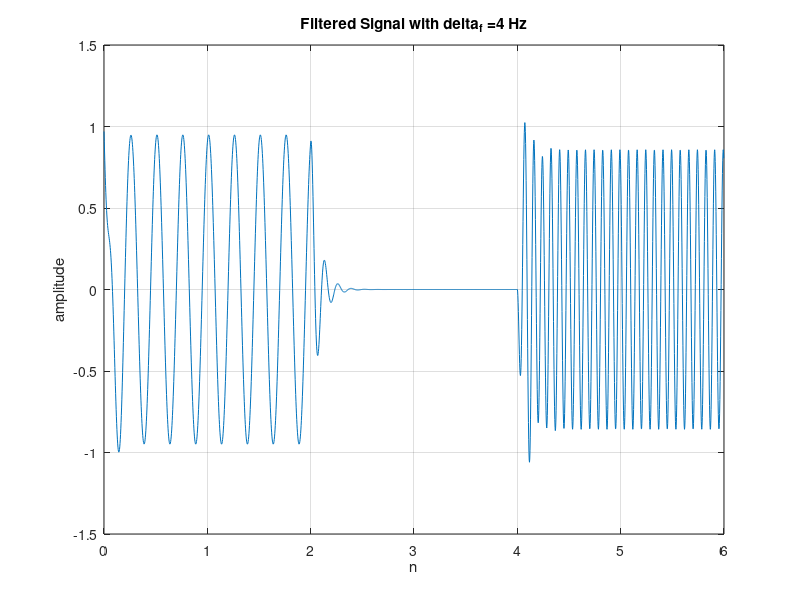
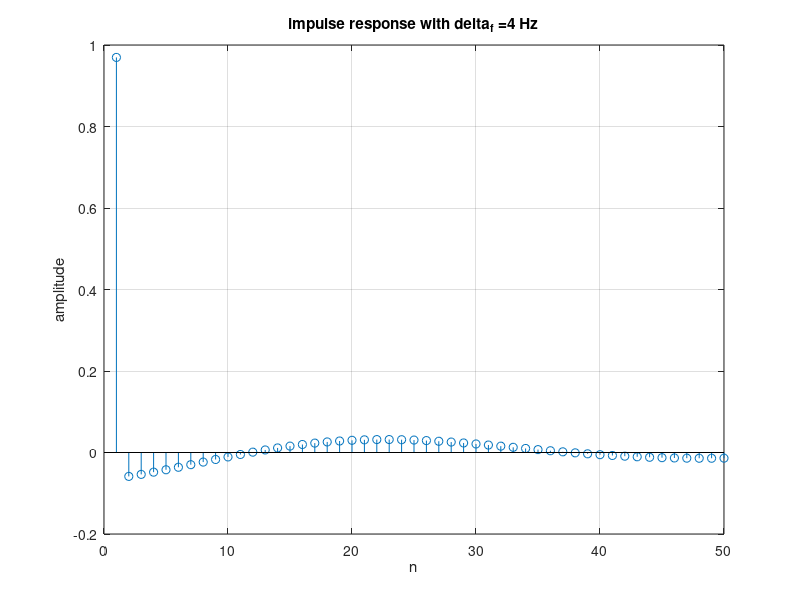
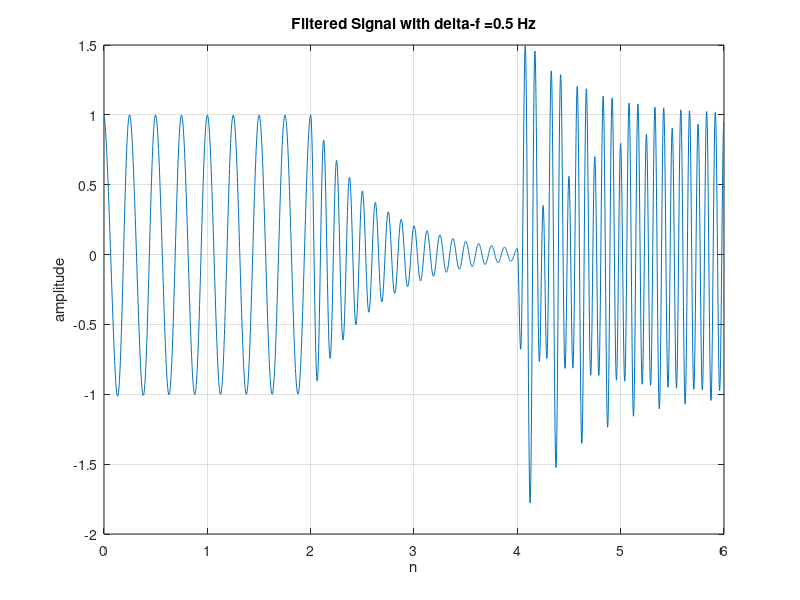
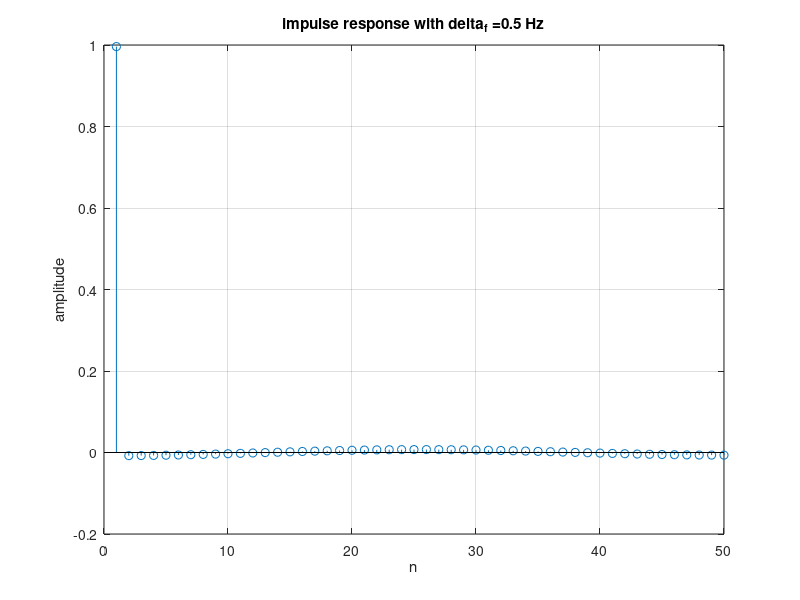

MATLAB code to generate these figures, in order: (Note: this script raises an error after producing the figures.)
%% *Homework3_2*
%% Programmers
% Mohammad MAhdi Elyasi - 9823007
%
% Moein Nasiri - 9823093
%% Clear Workspace
close all;
clear;
clc;
%% Homework1
% Here we declare some essential variables
fs = 400;
t = 0:1 / fs:6 - (1 / fs);
f1 = 4;
f2 = 8;
f3 = 12;
t1 = 0:1 / fs:2 - (1 / fs);
t2 = 2:1 / fs:4 - (1 / fs);
t3 = 4:1 / fs:6 - (1 / fs);
x = [cos(2 * pi * f1 * t1) cos(2 * pi * f2 * t2) cos(2 * pi * f3 * t3)];
b = [0.969531 -1.923772 0.969531];
a = [1 -1.923772 0.939063];
filtered_signal = filter(b, a, x);
%%%
% Now we plot filtered signals
figure('Name', 'filtered signal delta_f=4 Hz');
plot(t, filtered_signal);
grid on;
title('Filtered Signal with delta_f =4 Hz');
xlabel('n');
ylabel('amplitude');
x_0 = [1 zeros(1, 49)];
filtered_signal = filter(b, a, x_0);
figure('Name', 'impulse response delta_f=4 Hz');
stem(filtered_signal);
grid on;
title('impulse response with delta_f =4 Hz');
xlabel('n');
ylabel('amplitude');
b1 = [0.996088 -1.976468 0.996088];
a1 = [1 -1.976468 0.992177];
filtered_signal1 = filter(b1, a1, x);
figure('Name', 'filtered signal delta-f=0.5 Hz');
plot(t, filtered_signal1);
grid on;
title('Filtered Signal with delta-f =0.5 Hz');
xlabel('n');
ylabel('amplitude');

x_0 = [1 zeros(1, 49)];
filtered_signal = filter(b1, a1, x_0);
figure('Name', 'impulse response delta_f=0.5 Hz');
stem(filtered_signal);
grid on;
title('impulse response with delta_f =0.5 Hz');
xlabel('n');
ylabel('amplitude');

%% Homework2

% Here we add some essential variables
fs = 400;
t = 0:1 / fs:6 - (1 / fs);
f1 = 4;
f2 = 8;
f3 = 12;
N = 2400;
n = 0:N - 1;
f0 = 8;
t1 = 0:1 / fs:2 - (1 / fs);
t2 = 2:1 / fs:4 - (1 / fs);
t3 = 4:1 / fs:6 - (1 / fs);
w0 = 2 * pi * f0 / fs;

delta_f = 4;
delta_w = 2 * pi * delta_f / fs;
beta = tan(delta_w / 2);
x_delta = zeros(1, N + 1);
x_delta(1) = 1;

x = [cos(2 * pi * f1 * t1) cos(2 * pi * f2 * t2) cos(2 * pi * f3 * t3)];
b1 = [1 -2 * cos(w0) 1] / (beta + 1);
a1 = [-2 * cos(w0) / (1 + beta) (1 - beta) / (1 + beta)];
w2 = 0;
w1 = 0;
x2 = 0;
x1 = 0;
y = zeros(1, N);
%%%
% Here we do the diffrential equation
for i = 1:N
    y(i) = -a1(1) * w1 -a1(2) * w2 + b1(1) * x(i) + b1(2) * x1 + b1(3) * x2;
    w2 = w1;
    w1 = y(i);
    x2 = x1;
    x1 = x(i);
end

%%%
% Now we plot the impulse responses
figure('Name', 'Impulse Responses of the Two Notch Filters');
plot(n, y, "LineWidth", 1.5);
title("Impuulse response of Filter H1 in Time Domain (\Deltaf = 4Hz)");
xlabel("n");
ylabel("Amplitude");
xlim([0 2400]);
grid on;

%% Homework3
% Now we declare some essential variables
N = 1e4;
n = 0:N;
x_step = ones(1, N + 1);
w2 = 0;
w1 = 0;
x2 = 0;
x1 = 0;
y_step = zeros(1, N + 1);

%%%
% Here we add differential equation
for i = 1:N + 1
    y_step(i) = -a1(1) * w1 -a1(2) * w2 + b1(1) * x_step(i) + b1(2) * x1 + b1(3) * x2;
    w2 = w1;
    w1 = y_step(i);
    x2 = x1;
    x1 = x_step(i);
end

%%%
% Now we plot settling time value and step response of filters
settling_time_value = find(abs(y_step - y_step(end)) >= 0.01, 1, 'last') + 1;
figure('Name', 'Step Responses of the Two Notch Filters');
stem(n, y_step, "LineWidth", 1.5);
title("Step Response of Filter H1 in Time Domain (\Deltaf = 4Hz)");
xlabel("n");
ylabel("Amplitude");
xlim([0 200]);
ylim([1 - 0.1, 1 + 0.1]);
grid on;
hold on;
stem(settling_time_value - 1, ...
    y_step(settling_time_value), ...
    "LineWidth", 1.5, "Marker", "o");
text(settling_time_value - 1, ...
    y_step(settling_time_value), ...
    "Settling Time = sample " + (settling_time_value -1), 'position', ...
    [settling_time_value - 1, y_step(settling_time_value) + 0.04]);

fs = 400;
t = 0:1 / fs:6 - (1 / fs);
f1 = 4;
f2 = 8;
f3 = 12;
N = 2400;
n = 0:N;
f0 = 8;
t1 = 0:1 / fs:2 - (1 / fs);
t2 = 2:1 / fs:4 - (1 / fs);
t3 = 4:1 / fs:6 - (1 / fs);
w0 = 2 * pi * f0 / fs;

delta_f = 0.5;
delta_w = 2 * pi * delta_f / fs;
beta = tan(delta_w / 2);
x_delta = zeros(1, N + 1);
x_delta(1) = 1;
x = [cos(2 * pi * f1 * t1) cos(2 * pi * f2 * t2) cos(2 * pi * f3 * t3)];

b1 = [1 -2 * cos(w0) 1] / (beta + 1);
a1 = [-2 * cos(w0) / (1 + beta) (1 - beta) / (1 + beta)];
w2 = 0;
w1 = 0;
x2 = 0;
x1 = 0;
y_step = zeros(1, N + 1);

for i = 1:N + 1
    y_step(i) = -a1(1) * w1 -a1(2) * w2 + b1(1) * x_step(i) + b1(2) * x1 + b1(3) * x2;
    w2 = w1;
    w1 = y_step(i);
    x2 = x1;
    x1 = x_step(i);
end

settling_time_value = find(abs(y_step - y_step(end)) >= 0.01, 1, 'last') + 1;
figure('Name', 'Step Responses of the Two Notch Filters');
stem(n, y_step, "LineWidth", 1.5);
title("Step Response of Filter H1 in Time Domain (\Deltaf = 4Hz)");
xlabel("n");
ylabel("Amplitude");
xlim([0 600]);
ylim([1 - 0.1, 1 + 0.1]);
grid on;
hold on;
stem(settling_time_value - 1, ...
    y_step(settling_time_value), ...
    "LineWidth", 1.5, "Marker", "o");
text(settling_time_value - 1, ...
    y_step(settling_time_value), ...
    "Settling Time = sample " + (settling_time_value -1), 'position', ...
    [settling_time_value - 1, y_step(settling_time_value) + 0.04]);

%% part3
fs = 400;
t = 0:1 / fs:6 - (1 / fs);
f1 = 4;
f2 = 8;
f3 = 12;
N = 2400;
n = 0:N - 1;
f0 = 8;
t1 = 0:1 / fs:2 - (1 / fs);
t2 = 2:1 / fs:4 - (1 / fs);
t3 = 4:1 / fs:6 - (1 / fs);
w0 = 2 * pi * f0 / fs;

delta_f = 4;
delta_w = 2 * pi * delta_f / fs;
beta = tan(delta_w / 2);
x_delta = zeros(1, N + 1);
x_delta(1) = 1;

x = [cos(2 * pi * f1 * t1) cos(2 * pi * f2 * t2) cos(2 * pi * f3 * t3)];

b = [0.969531 -1.923772 0.969531];
a = [1 -1.923772 0.939063];
filtered_signal = filter(b, a, x);
figure('Name', 'compare x(t) and after filter H1');
subplot(211)
plot(t, filtered_signal);
grid on;
title('Filtered Signal with delta_f =4 Hz');
xlabel('n');
ylabel('amplitude');
subplot(212)
plot(t, x)
grid on;
title('input');
xlabel('n');
ylabel('amplitude');

%% Part4

Nf = 4096;
b1 = [0.969531 -1.923772 0.969531];
a1 = [1 -1.923772 0.939063];
[h1, w1] = freqz(b1, a1, Nf);

w1 = w1 ./ pi .* fs ./ 2;
%%%
% H1
i4 = find(abs(w1 - 4) < 0.02);
h1g4 = abs(h1(i4(1))) % 4Hz gain of H1
b_4 = max(filtered_signal(1:800))
i8 = find(abs(w1 - 8) < 0.02);
h1g8 = abs(h1(i8(1))) % 8Hz gain of H1
b_8 = max(filtered_signal(1000:1200))
i12 = find(abs(w1 - 12) < 0.02);
h1g12 = abs(h1(i12(1))) % 12Hz gain of H1
b_12 = max(filtered_signal(1600:2000))
%%%
% Plotting Settling Times
[peaksH1_value, peaksH1_index] = findpeaks(filtered_signal);
%%%
% H1 Settling Times
figure('name', 'Settling Times for H1');
plot(filtered_signal);
i = 1;
sections = [0, 2, 4] .* fs; % Start of signal sections
freqs = [4, 8, 12];
current_section = 1;

for delta_g = peaksH1_value(2:end) - peaksH1_value(1: end - 1) % Calculating changes

if (peaksH1_index(i) < sections(current_section)) % Skip other samples if settled one is already found
    i = i + 1;

    if (i > length(peaksH1_index))
        break
    end

    continue;
end

if (abs(delta_g) < 0.01) % Assumming that when the peaks value dont fluctuate as much, the output is settled
    xline(peaksH1_index(i), '--', {'Settling Time', peaksH1_index(i) * (1 / fs) - sections(current_section) / fs});
    fprintf("H1, Settling amplitude for f=%.0f: %.2f\n", freqs(current_section), filtered_signal(peaksH1_index(i)));
    current_section = current_section + 1; % Move on to next section when first settling point is found

    if (current_section > length(sections))
        break
    end

end

i = i + 1;
end

%% part5

fs = 400;
t = 0:1 / fs:6 - (1 / fs);
f1 = 4;
f2 = 8;
f3 = 12;
N = 2400;
n = 0:N - 1;
f0 = 8;
t1 = 0:1 / fs:2 - (1 / fs);
t2 = 2:1 / fs:4 - (1 / fs);
t3 = 4:1 / fs:6 - (1 / fs);
w0 = 2 * pi * f0 / fs;

delta_f = 4;
delta_w = 2 * pi * delta_f / fs;
beta = tan(delta_w / 2);
x_delta = zeros(1, N + 1);
x_delta(1) = 1;

x = [cos(2 * pi * f1 * t1) cos(2 * pi * f2 * t2) cos(2 * pi * f3 * t3)];
figure('Name', 'compare x(t) and after filter H1');
b1 = [0.996088 -1.976468 0.996088];
a1 = [1 -1.976468 0.992177];
filtered_signal = filter(b1, a1, x);
subplot(211)
plot(t, filtered_signal);
grid on;
title('Filtered Signal with delta_f =0.5 Hz');
xlabel('n');
ylabel('amplitude');
subplot(212)
plot(t, x)
grid on;
title('input');
xlabel('n');
ylabel('amplitude');
b2 = [0.996088 -1.976468 0.996088];
a2 = [1 -1.976468 0.992177];
[h2, w2] = freqz(b2, a2, Nf);
w2 = w2 ./ pi .* fs ./ 2;
% H2
i4 = find(abs(w2 - 4) < 0.02);
h2g4 = abs(h2(i4(1))) % 4Hz gain of H2
b2_4 = max(filtered_signal(1:800))
i8 = find(abs(w2 - 8) < 0.02);
h2g8 = abs(h2(i8(1))) % 8Hz gain of H2
b2_8 = max(filtered_signal(1000:1200))
i12 = find(abs(w2 - 12) < 0.02);
h2g12 = abs(h2(i12(1))) % 12Hz gain of H2
b2_12 = max(filtered_signal(1600:2000))
% Plotting Settling Times
[peaksH2_value, peaksH2_index] = findpeaks(filtered_signal);

% H1 Settling Times
figure('name', 'Settling Times for H2');
plot(filtered_signal);
i = 1;
sections = [0, 2, 4] .* fs; % Start of signal sections
freqs = [4, 8, 12];
current_section = 1;

for delta_g = peaksH2_value(2:end) - peaksH2_value(1: end - 1) % Calculating changes

if (peaksH2_index(i) < sections(current_section)) % Skip other samples if settled one is already found
    i = i + 1;

    if (i > length(peaksH2_index))
        break
    end

    continue;
end

if (abs(delta_g) < 0.01) % Assumming that when the peaks value dont fluctuate as much, the output is settled
    xline(peaksH2_index(i), '--', {'Settling Time', peaksH2_index(i) * (1 / fs) - sections(current_section) / fs});
    fprintf("H1, Settling amplitude for f=%.0f: %.2f\n", freqs(current_section), filtered_signal(peaksH2_index(i)));
    current_section = current_section + 1; % Move on to next section when first settling point is found

    if (current_section > length(sections))
        break
    end

end

i = i + 1;
end

%% Part6
fs = 400;
Nf = 4096;
b1 = [0.969531 -1.923772 0.969531];
a1 = [1 -1.923772 0.939063];
[h, w1] = freqz(b1, a1, Nf);
%%%
% Plotting frequency response of H1
figure('name', "Filter Responses H1")
subplot(211)
plot(w1 / pi * fs / 2, abs(h), 'LineWidth', 1.5);
xlim([0, 20]);
grid on;
hold on
xlabel('freq');
ylabel('|H(f)|');
title('Frequency Responses of H1');
%%%
% Finding section of array which resides in the bandwidth of response
bw1 = find(abs(abs(h) - .5 ^ .5 * max(abs(h))) < 0.02);

fli1 = bw1(1); % F_l_1 index
fhi1 = bw1(end); % F_h_1 index

plot(w1(fli1) / pi * fs / 2, abs(h(fli1)), 'ro', 'LineWidth', 1.5);
plot(w1(fhi1) / pi * fs / 2, abs(h(fhi1)), 'ro', 'LineWidth', 1.5);

w1 = w1 ./ pi .* fs ./ 2;
%%%
% H1
i4 = find(abs(w1 - 4) < 0.02);
h1g4 = abs(h(i4(1))); % 4Hz gain of H1
h1ag4 = angle(h(i4(1)));
i12 = find(abs(w1 - 12) < 0.02);
h1g12 = abs(h(i12(1))); % 12Hz gain of H1
h1ag12 = angle(h(i12(1)));
plot(4, h1g4, 'ko', 'LineWidth', 1.5);
plot(12, h1g12, 'ko', 'LineWidth', 1.5);

subplot(212)
plot(w1, angle(h), 'LineWidth', 1.5);
xlim([0, 20]);
grid on;
hold on
xlabel('freq');
ylabel('phase H1');
title('Frequency Responses of H1');
%%%
% Finding section of array which resides in the bandwidth of response
bw1 = find(abs(abs(h) - 0.5 ^ .5 * max(abs(h))) < 0.02);

fli1 = bw1(1); % F_l_1 index
fhi1 = bw1(end); % F_h_1 index
fprintf('H1:%f\n', (fhi1 - fli1) * (fs / Nf / 2))

plot(w1(fli1), angle(h(fli1)), 'ro', 'LineWidth', 1.5);
plot(w1(fhi1), angle(h(fhi1)), 'ro', 'LineWidth', 1.5);
plot(4, h1ag4, 'ko', 'LineWidth', 1.5);
plot(12, h1ag12, 'ko', 'LineWidth', 1.5);
figure('name', "Filter Responses H2")
b1 = [0.996088 -1.976468 0.996088];
a1 = [1 -1.976468 0.992177];
[h1, w1] = freqz(b1, a1, Nf);
subplot(211)
plot(w1 / pi * fs / 2, abs(h1), 'LineWidth', 1.5);
xlim([0, 20]);
grid on;
hold on
xlabel('freq');
ylabel('|H(f)|');
title('Frequency Responses of H2');
%%%
% Finding section of array which resides in the bandwidth of response
bw1 = find(abs(abs(h1) - .5 ^ .5 * max(abs(h1))) < 0.02);

fli1 = bw1(1); % F_l_1 index
fhi1 = bw1(end); % F_h_1 index

plot(w1(fli1) / pi * fs / 2, abs(h1(fli1)), 'ro', 'LineWidth', 1.5);
plot(w1(fhi1) / pi * fs / 2, abs(h1(fhi1)), 'ro', 'LineWidth', 1.5);
plot(4, abs(h1(4)), 'ko', 'LineWidth', 1.5);
plot(12, abs(h1(12)), 'ko', 'LineWidth', 1.5);
subplot(212)
plot(w1 / pi * fs / 2, angle(h1), 'LineWidth', 1.5);
xlim([0, 20]);
grid on;
hold on
xlabel('freq');
ylabel('phase H2');
title('Frequency Responses of H2');
%%%
% Finding section of array which resides in the bandwidth of response
bw1 = find(abs(abs(h1) - 0.5 ^ .5 * max(abs(h1))) < 0.02);

fli1 = bw1(1); % F_l_1 index
fhi1 = bw1(end); % F_h_1 index

plot(w1(fli1) / pi * fs / 2, angle(h1(fli1)), 'ro', 'LineWidth', 1.5);
plot(w1(fhi1) / pi * fs / 2, angle(h1(fhi1)), 'ro', 'LineWidth', 1.5);
plot(4, angle(h1(4)), 'ko', 'LineWidth', 1.5);
plot(12, angle(h1(12)), 'ko', 'LineWidth', 1.5);
fprintf('H2:%f\n', (fhi1 - fli1) * (fs / Nf / 2))

%% last Part ;)
%%%
% H3
b3 = [0.030469 0 -0.030469];
a3 = [1 -1.923772 0.939063];
%%%
% H4:
b4 = [0.003912 0 -0.003912];
a4 = [1 -1.976468 0.992177];

fs = 400;
t = 0:1 / fs:6 - (1 / fs);
f1 = 4;
f2 = 8;
f3 = 12;
t1 = 0:1 / fs:2 - (1 / fs);
t2 = 2:1 / fs:4 - (1 / fs);
t3 = 4:1 / fs:6 - (1 / fs);
x = [cos(2 * pi * f1 * t1) cos(2 * pi * f2 * t2) cos(2 * pi * f3 * t3)];

filtered_signal = filter(b3, a3, x);
figure('Name', 'filtered signal delta_f=4 Hz');
plot(t, filtered_signal);
grid on;
title('Filtered Signal with delta_f =4 Hz');
xlabel('n');
ylabel('amplitude');
x_0 = [1 zeros(1, 49)];
filtered_signal = filter(b3, a3, x_0);
figure('Name', 'impulse response delta_f=4 Hz');
stem(filtered_signal);
grid on;
title('impulse response with delta_f =4 Hz');
xlabel('n');
ylabel('amplitude');

filtered_signal1 = filter(b4, a4, x);
figure('Name', 'filtered signal delta-f=0.5 Hz');
plot(t, filtered_signal1);
grid on;
title('Filtered Signal with delta-f =0.5 Hz');
xlabel('n');
ylabel('amplitude');

x_0 = [1 zeros(1, 49)];
filtered_signal = filter(b4, a4, x_0);
figure('Name', 'impulse response delta_f=0.5 Hz');
stem(filtered_signal);
grid on;
title('impulse response with delta_f =0.5 Hz');
xlabel('n');
ylabel('amplitude');

N = 1e4;
n = 0:N;
x_step = ones(1, N + 1);
w2 = 0;
w1 = 0;
x2 = 0;
x1 = 0;
y_step = filter(b3, a3, x_step);

settling_time_value = find(abs(y_step - y_step(end)) >= 0.01, 1, 'last') + 1;
figure('Name', 'Step Responses of the Two Notch Filters');
stem(n, y_step, "LineWidth", 1.5);
title("Step Response of Filter H3 in Time Domain (\Deltaf = 4Hz)");
xlabel("n");
ylabel("Amplitude");
xlim([0 200]);
ylim([- 0.2, + 0.2]);
grid on;
hold on;
stem(settling_time_value - 1, ...
    y_step(settling_time_value), ...
    "LineWidth", 1.5, "Marker", "o");
text(settling_time_value - 1, ...
    y_step(settling_time_value), ...
    "Settling Time = sample " + (settling_time_value -1), 'position', ...
    [settling_time_value - 1, y_step(settling_time_value) + 0.04]);

N = 1e4;
n = 0:N;
x_step = ones(1, N + 1);
w2 = 0;
w1 = 0;
x2 = 0;
x1 = 0;
y_step = filter(b4, a4, x_step);

settling_time_value = find(abs(y_step - y_step(end)) >= 0.01, 1, 'last') + 1;
figure('Name', 'Step Responses of the Two Notch Filters');
stem(n, y_step, "LineWidth", 1.5);
title("Step Response of Filter H4 in Time Domain (\Deltaf = 0.5Hz)");
xlabel("n");
ylabel("Amplitude");
xlim([0 600]);
ylim([- 0.2, + 0.2]);
grid on;
hold on;
stem(settling_time_value - 1, ...
    y_step(settling_time_value), ...
    "LineWidth", 1.5, "Marker", "o");
text(settling_time_value - 1, ...
    y_step(settling_time_value), ...
    "Settling Time = sample " + (settling_time_value -1), 'position', ...
    [settling_time_value - 1, y_step(settling_time_value) + 0.04]);

fs = 400;
t = 0:1 / fs:6 - (1 / fs);
f1 = 4;
f2 = 8;
f3 = 12;
N = 2400;
n = 0:N - 1;
f0 = 8;
t1 = 0:1 / fs:2 - (1 / fs);
t2 = 2:1 / fs:4 - (1 / fs);
t3 = 4:1 / fs:6 - (1 / fs);
% fs = 2000;
w0 = 2 * pi * f0 / fs;
delta_f = 4;
delta_w = 2 * pi * delta_f / fs;
beta = tan(delta_w / 2);
x_delta = zeros(1, N + 1);
x_delta(1) = 1;
x = [cos(2 * pi * f1 * t1) cos(2 * pi * f2 * t2) cos(2 * pi * f3 * t3)];
figure('Name', 'compare x(t) and after filter H3');

filtered_signal = filter(b3, a3, x);
subplot(211)
plot(t, filtered_signal);
ylim([-2, + 2]);

grid on;
title('Filtered Signal with delta_f =4 Hz');
xlabel('n');
ylabel('amplitude');
subplot(212)
plot(t, x)
grid on;
title('input');
xlabel('n');
ylabel('amplitude');
ylim([-2, + 2]);

a2 = a3;
b2 = b3;
[h2, w2] = freqz(b2, a2, Nf);
w2 = w2 ./ pi .* fs ./ 2;
%%%
% H2
i4 = find(abs(w2 - 4) < 0.02);
h2g4 = abs(h2(i4(1))) % 4Hz gain of H2
b2_4 = max(filtered_signal(1:800))
i8 = find(abs(w2 - 8) < 0.02);
h2g8 = abs(h2(i8(1))) % 8Hz gain of H2
b2_8 = max(filtered_signal(1000:1200))
i12 = find(abs(w2 - 12) < 0.02);
h2g12 = abs(h2(i12(1))) % 12Hz gain of H2
b2_12 = max(filtered_signal(1600:2000))
% Plotting Settling Times
[peaksH2_value, peaksH2_index] = findpeaks(filtered_signal);
%%%
% H3 Settling Times
figure('name', 'Settling Times for H3');
plot(filtered_signal);
i = 1;
sections = [0, 2, 4] .* fs; % Start of signal sections
freqs = [4, 8, 12];
current_section = 1;

for delta_g = peaksH2_value(2:end) - peaksH2_value(1: end - 1) % Calculating changes

if (peaksH2_index(i) < sections(current_section)) % Skip other samples if settled one is already found
    i = i + 1;

    if (i > length(peaksH2_index))
        break
    end

    continue;
end

if (abs(delta_g) < 0.01) % Assumming that when the peaks value dont fluctuate as much, the output is settled
    xline(peaksH2_index(i), '--', {'Settling Time', peaksH2_index(i) * (1 / fs) - sections(current_section) / fs});
    fprintf("H1, Settling amplitude for f=%.0f: %.2f\n", freqs(current_section), filtered_signal(peaksH2_index(i)));
    current_section = current_section + 1; % Move on to next section when first settling point is found

    if (current_section > length(sections))
        break
    end

end

i = i + 1;
end

fs = 400;
t = 0:1 / fs:6 - (1 / fs);
f1 = 4;
f2 = 8;
f3 = 12;
N = 2400;
n = 0:N - 1;
f0 = 8;
t1 = 0:1 / fs:2 - (1 / fs);
t2 = 2:1 / fs:4 - (1 / fs);
t3 = 4:1 / fs:6 - (1 / fs);
% fs = 2000;
w0 = 2 * pi * f0 / fs;
delta_f = 4;
delta_w = 2 * pi * delta_f / fs;
beta = tan(delta_w / 2);
x_delta = zeros(1, N + 1);
x_delta(1) = 1;
x = [cos(2 * pi * f1 * t1) cos(2 * pi * f2 * t2) cos(2 * pi * f3 * t3)];
figure('Name', 'compare x(t) and after filter H3');

filtered_signal = filter(b4, a4, x);
subplot(211)
plot(t, filtered_signal);
ylim([-2, + 2]);

grid on;
title('Filtered Signal with delta_f =0.5Hz');
xlabel('n');
ylabel('amplitude');
subplot(212)
plot(t, x)
grid on;
title('input');
xlabel('n');
ylabel('amplitude');
ylim([-2, + 2]);

a2 = a4;
b2 = b4;
[h2, w2] = freqz(b2, a2, Nf);
w2 = w2 ./ pi .* fs ./ 2;
% H2
i4 = find(abs(w2 - 4) < 0.02);
h2g4 = abs(h2(i4(1))) % 4Hz gain of H2
b2_4 = max(filtered_signal(1:800))
i8 = find(abs(w2 - 8) < 0.02);
h2g8 = abs(h2(i8(1))) % 8Hz gain of H2
b2_8 = max(filtered_signal(1000:1200))
i12 = find(abs(w2 - 12) < 0.02);
h2g12 = abs(h2(i12(1))) % 12Hz gain of H2
b2_12 = max(filtered_signal(1600:2000))
%%%
% Plotting Settling Times
[peaksH2_value, peaksH2_index] = findpeaks(filtered_signal);
%%%
% H4 Settling Times
figure('name', 'Settling Times for H3');
plot(filtered_signal);
i = 1;
sections = [0, 2, 4] .* fs; % Start of signal sections
freqs = [4, 8, 12];
current_section = 1;

for delta_g = peaksH2_value(2:end) - peaksH2_value(1: end - 1) % Calculating changes

if (peaksH2_index(i) < sections(current_section)) % Skip other samples if settled one is already found
    i = i + 1;

    if (i > length(peaksH2_index))
        break
    end

    continue;
end

if (abs(delta_g) < 0.01) % Assumming that when the peaks value dont fluctuate as much, the output is settled
    xline(peaksH2_index(i), '--', {'Settling Time', peaksH2_index(i) * (1 / fs) - sections(current_section) / fs});
    fprintf("H1, Settling amplitude for f=%.0f: %.2f\n", freqs(current_section), filtered_signal(peaksH2_index(i)));
    current_section = current_section + 1; % Move on to next section when first settling point is found

    if (current_section > length(sections))
        break
    end

end

i = i + 1;
end

fs = 400;
Nf = 4096;
[h1, w1] = freqz(b3, a3, Nf);
[h2, w2] = freqz(b4, a4, Nf);
% Plotting frequency response of H3 and H4
figure('name', "Peaking Filter Responses")
plot(w1 / pi * fs / 2, abs(h1), 'LineWidth', 1.5);
xlim([0, 20]);
grid on;
xlabel('freq');
ylabel('|H(f)|');
hold on;
title('Frequency Responses of H3 and H4');
plot(w2 / pi * fs / 2, abs(h2), '--', 'LineWidth', 1.5);
% Finding section of array which resides in the bandwidth of response
bw1 = find(abs(abs(h1) - .5 ^ .5 * max(abs(h1))) < 0.02);
bw2 = find(abs(abs(h2) - .5 ^ .5 * max(abs(h2))) < 0.02);
fli1 = bw1(1);
fhi1 = bw1(end);
fli2 = bw2(1);
fhi2 = bw2(end);
plot(w1(fli1) / pi * fs / 2, abs(h1(fli1)), 'ro', 'LineWidth', 1.5);
plot(w1(fhi1) / pi * fs / 2, abs(h1(fhi1)), 'ro', 'LineWidth', 1.5);
plot(w2(fli2) / pi * fs / 2, abs(h2(fli2)), 'ko', 'LineWidth', 1.5);
plot(w2(fhi2) / pi * fs / 2, abs(h2(fhi2)), 'ko', 'LineWidth', 1.5);
fprintf("H3:\nFh-Fl=%f\n\nH4:\nFh-Fl=%f\n", (fhi1 - fli1) * (fs / Nf / 2), (fhi2 - fli2) * (fs / Nf / 2))
